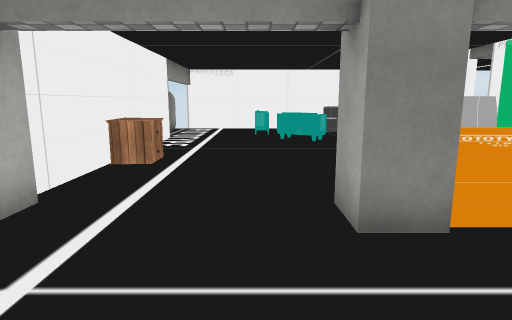
View 1 (above)

16 first-person views from a walk through a scene from a Unity 3-D project. The camera is 1.4 m above the floor, tilts 10° down and sees 75° across. The floor is counted in squares, 1 m on a side. Each view is taken from the middle of a square. On the plan, view 1 faces up. The plan holds only what a view shows up to about 15 squares ahead; the rest is blank. The place goes on beyond the plan. The player is left out. Some surface patterns are stand-ins.

View 2
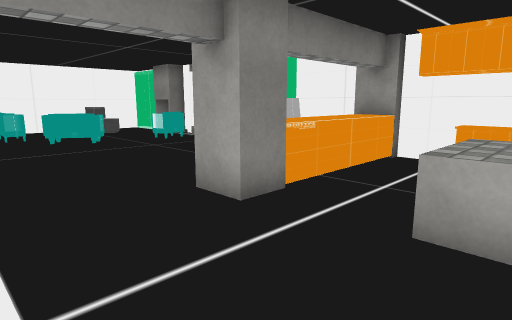

View 3
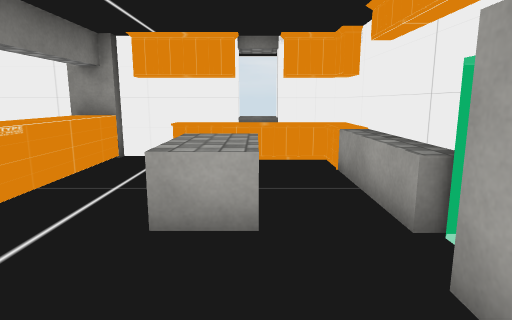

View 4
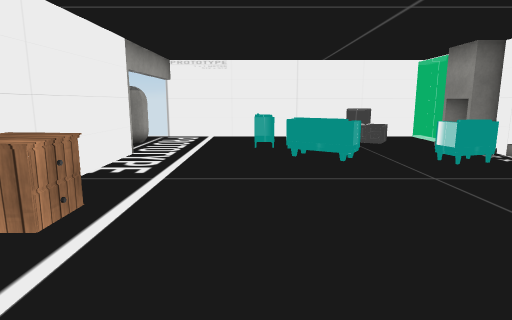

View 5
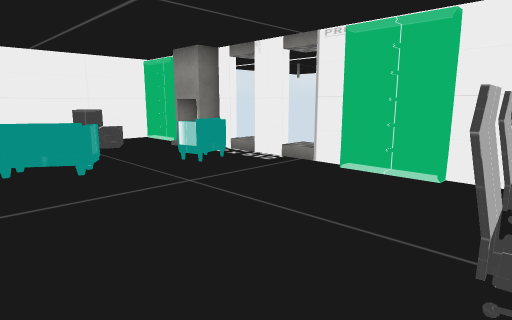

View 6
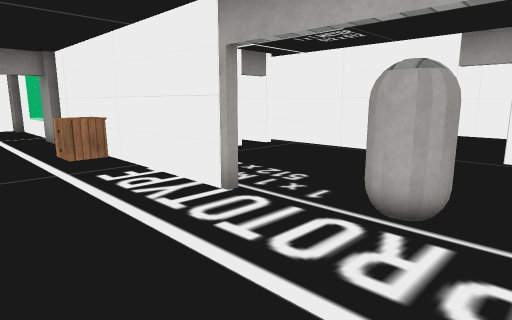

View 7
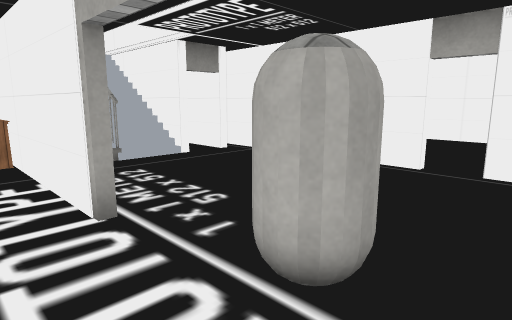

View 8
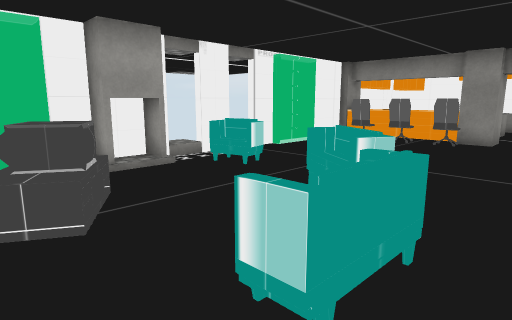

View 9
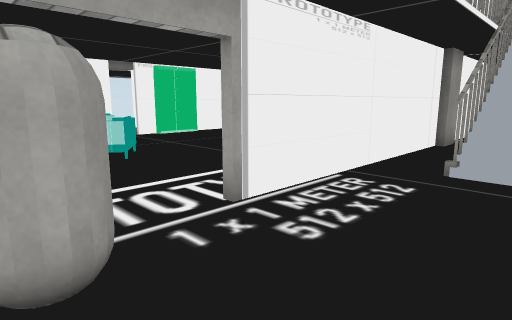

View 10
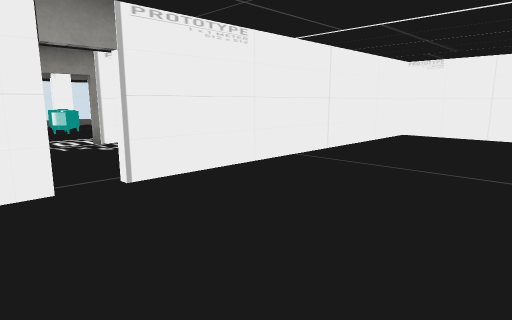

View 11
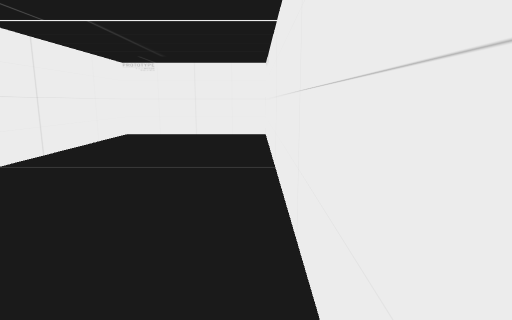

View 12
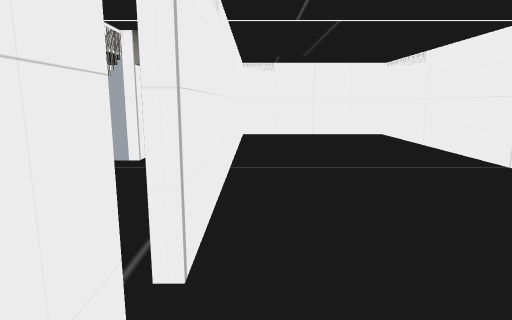

View 13
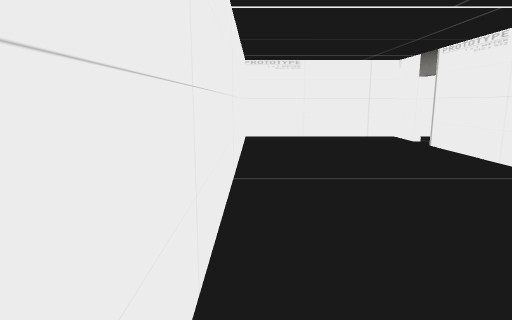

View 14
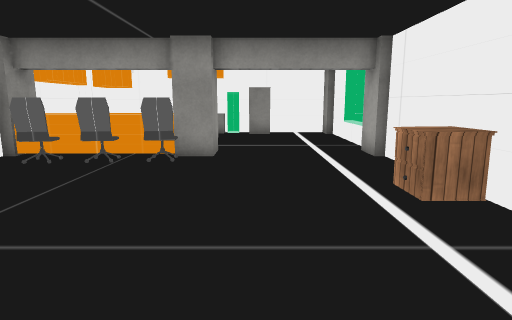

View 15
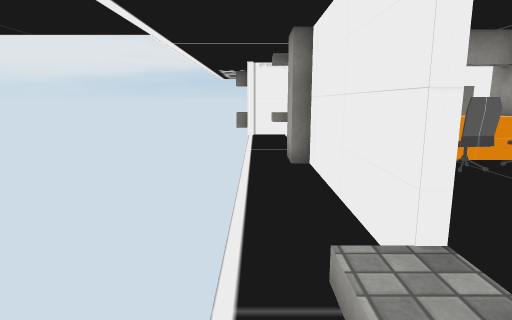

View 16
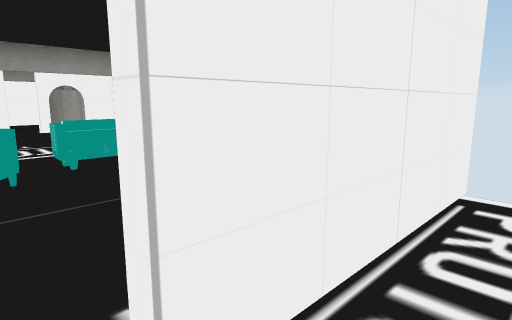

### Floor plan
Points are (right, up) in squares from view 1. A wall is a line through its corners. A room is listed if a view was taken in it or the views show most of it. See-through windows are left out.
Room 1 (views 1, 2, 3, 4, 5, 6, 7, 8, 9, 14, 15, 16)
walls: (2.1, 4.2) (2.1, 3.4); (6.5, 8.6) (6.5, 9.6); (6.5, 10.5) (6.5, 11.6); (6.8, 9.6) (6.8, 4.5); (-3.3, 13.1) (-3.3, 4.5); (-3.1, 4.6) (-3.1, 3.5); (-3.6, 4.4) (-3.6, 13.1); (6.5, 12.5) (6.5, 15.2); (4.2, 15) (2.6, 15.9); (3.1, 15.6) (3.6, 16.4); (6.2, 3.4) (6.2, 4.6); (7.2, 4.5) (7.2, 3.4); (4.2, 16.2) (3.7, 15.3); (-6.8, 7.4) (-6.8, 4.9); (-7, 9.2) (-7, 4.1); (-7.2, 9.2) (-6.5, 9.2); (-3.3, 1.6) (-3.3, -1.5); (6.4, 17.4) (-3.6, 17.4); (-5.4, 17.4) (-8.4, 17.4); (6.8, 17.9) (6.8, 12.5); (1.5, -2.3) (4.5, -2.3); (6.8, -1) (6.8, -2.3) (8.1, -2.3); (-9.2, 14.6) (-9.2, 8.4); (-3.1, -2.3) (-0.6, -2.3); (-9.2, 16.2) (-9.2, 15.6); (6.5, -2.4) (6.5, 3.4) (1.1, 3.4) (1.1, 4.5) (6.5, 4.5) (6.5, 6.8)
low walls: (2.6, 15.9) (3.1, 16.7); (4.7, 16) (4.2, 15); (1.4, -2.1) (1.4, -1.7) (4.5, -1.7)
ways out: opening at (-9, 15) to room 2
objects: other object (-5, 6); other object (-5, 7); other object (-5, 8); other object (-5, 9); other object (-5, 15) to (-4, 16); other object (-3, 8) to (-2, 8); other object (0, -2); other object (0, 16); other object (1, -2); other object (2, 0) to (3, 1); other object (2, 5); other object (2, 12); other object (3, 5) to (4, 5); other object (5, -2) to (6, 2); other object (5, 5) to (5, 6); other object (5, 11) to (5, 12); other object (6, 7) to (6, 8); other object (6, 13) to (6, 14); other object (6, 16) to (6, 17)
Room 2 (views 10, 11, 12, 13)
walls: (-9.4, 15.6) (-9.4, 17.4) (-15.5, 17.4); (-15.4, 17.1) (-15.4, 2.7) (-9.4, 2.7) (-9.4, 14.6)
ways out: opening at (-9, 15) to room 1

Where each view was taken, in squares from view 1:
view 1: 0 up, 0 right, facing up
view 2: 0 up, 2 left, facing up-right
view 3: 0 up, 2 left, facing right
view 4: 4 up, 0 right, facing up
view 5: 5 up, 0 right, facing up-right
view 6: 17 up, 0 right, facing down-left
view 7: 17 up, 2 left, facing down-left
view 8: 17 up, 1 left, facing down-right
view 9: 16 up, 7 left, facing down-right
view 10: 17 up, 15 left, facing down-right
view 11: 17 up, 15 left, facing down
view 12: 17 up, 10 left, facing down
view 13: 4 up, 15 left, facing up
view 14: 13 up, 0 right, facing down
view 15: 12 up, 8 right, facing down
view 16: 12 up, 8 right, facing up-left
